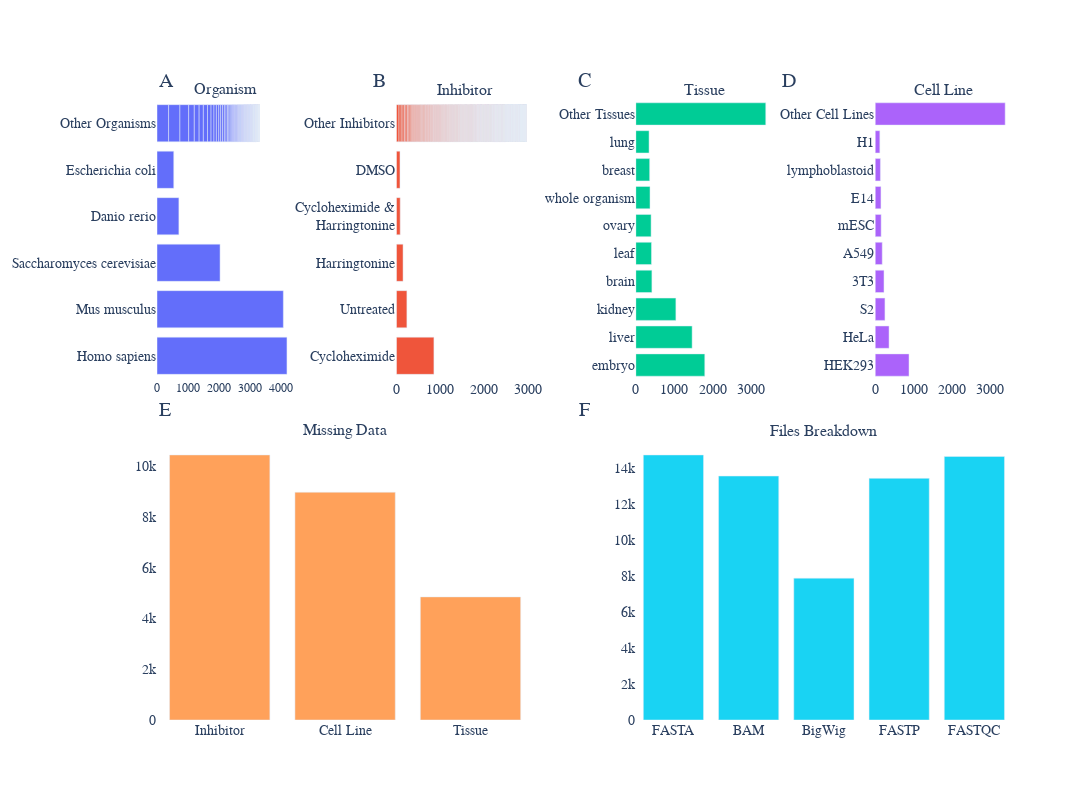

Notebook cell for this chart:
### Code cell
import plotly.graph_objects as go
from plotly.subplots import make_subplots

# Define the consistent style
plot_layout = go.Layout(
    font=dict(family="Arial", size=14),
    title_font_size=18,
    legend=dict(
        traceorder="normal",
        font=dict(family="Arial", size=12),
        bgcolor="rgba(0,0,0,0)",
        bordercolor="Black",
        borderwidth=2
    ),
    paper_bgcolor='white',
    plot_bgcolor='white',
    xaxis=dict(
        title_font=dict(family="Arial", size=16),
        tickfont=dict(family="Arial", size=12)
    ),
    yaxis=dict(
        title_font=dict(family="Arial", size=16),
        tickfont=dict(family="Arial", size=14)
    ),
    height=800,
    width=1200,
    # title_text="Metadata Breakdowns",
    showlegend=False
)

# Create a multipanel figure with consistent style
fig = make_subplots(
    rows=2,
    cols=4,
    subplot_titles=[
        "Organism",
        "Inhibitor",
        "Tissue",
        "Cell Line",
        "Missing Data","",
        "Files Breakdown",""
    ],
    vertical_spacing=0.1,
    horizontal_spacing=0.12,
    specs=[
        [{"type": "bar"}, {"type": "bar"}, {"type": "bar"}, {"type": "bar"}],
        [{"type": "bar", "colspan": 2}, {}, {"type": "bar", "colspan": 2}, {}]
    ],
    # row_titles=["Metadata Breakdowns", "Additional Information"],
)
# Add your plots to the respective subplots

fig.add_trace(plot_organism_metadata_bar(df), row=1, col=1)
fig.add_trace(plot_inhibitor(df), row=1, col=2)
fig.add_trace(plot_tissue(df), row=1, col=3)
fig.add_trace(plot_cell_line(df), row=1, col=4)
fig.add_trace(plot_missing_metadata(df), row=2, col=1)
fig.add_trace(plot_file_existence(file_existence_df), row=2, col=3)

# label plots A, B, C, D, E, F
fig.add_annotation(x=0, y=1.05, xref="paper", yref="paper", text="A", showarrow=False, font=dict(size=20))
fig.add_annotation(x=0.25, y=1.05, xref="paper", yref="paper", text="B", showarrow=False, font=dict(size=20))
fig.add_annotation(x=0.5, y=1.05, xref="paper", yref="paper", text="C", showarrow=False, font=dict(size=20))
fig.add_annotation(x=0.75, y=1.05, xref="paper", yref="paper", text="D", showarrow=False, font=dict(size=20))
fig.add_annotation(x=0, y=0.5, xref="paper", yref="paper", text="E", showarrow=False, font=dict(size=20))
fig.add_annotation(x=0.5, y=0.5, xref="paper", yref="paper", text="F", showarrow=False, font=dict(size=20))

# add consistent styling to the figure
fig.update_layout(
    plot_layout
)

fig.show()

### Figure 1 — Plotly figure (JSON) as saved in the notebook; plotly's stock layout.template omitted (floating-point values rounded to 4 significant figures; data arrays with more than 128 entries replaced by an {"elided": "..."} marker saying what was removed)
{"data": [{"name": "Organism Breakdown", "orientation": "h", "type": "bar", "x": [4188, 4071, 2032, 705, 540, 374, 365, 282, 181, 156, 136, 133, 115, 94, 78, 77, 62, 60, 59, 53, 51, 41, 40, 36, 35, 33, 32, 28, 28, 27, 24, 22, 21, 20, 20, 19, 18, 16, 16, 16, 16, 16, 14, 12, 12, 12, 12, 12, 12, 12, 12, 12, 11, 11, 10, 10, 10, 10, 10, 10, 10, 9, 9, 9, 9, 8, 8, 8, 8, 8, 7, 6, 6, 6, 6, 6, 6, 6, 6, 6, 6, 6, 6, 6, 6, 5, 5, 5, 4, 4, 4, 4, 4, 4, 4, 4, 4, 4, 4, 4, 4, 4, 4, 4, 3, 3, 3, 3, 2, 2, 2, 2, 2, 2, 2, 2, 2, 2, 2, 2, 2, 2, 1, 1, 1, 1], "xaxis": "x", "y": ["Homo sapiens", "Mus musculus", "Saccharomyces cerevisiae", "Danio rerio", "Escherichia coli", "Other Organisms", "Other Organisms", "Other Organisms", "Other Organisms", "Other Organisms", "Other Organisms", "Other Organisms", "Other Organisms", "Other Organisms", "Other Organisms", "Other Organisms", "Other Organisms", "Other Organisms", "Other Organisms", "Other Organisms", "Other Organisms", "Other Organisms", "Other Organisms", "Other Organisms", "Other Organisms", "Other Organisms", "Other Organisms", "Other Organisms", "Other Organisms", "Other Organisms", "Other Organisms", "Other Organisms", "Other Organisms", "Other Organisms", "Other Organisms", "Other Organisms", "Other Organisms", "Other Organisms", "Other Organisms", "Other Organisms", "Other Organisms", "Other Organisms", "Other Organisms", "Other Organisms", "Other Organisms", "Other Organisms", "Other Organisms", "Other Organisms", "Other Organisms", "Other Organisms", "Other Organisms", "Other Organisms", "Other Organisms", "Other Organisms", "Other Organisms", "Other Organisms", "Other Organisms", "Other Organisms", "Other Organisms", "Other Organisms", "Other Organisms", "Other Organisms", "Other Organisms", "Other Organisms", "Other Organisms", "Other Organisms", "Other Organisms", "Other Organisms", "Other Organisms", "Other Organisms", "Other Organisms", "Other Organisms", "Other Organisms", "Other Organisms", "Other Organisms", "Other Organisms", "Other Organisms", "Other Organisms", "Other Organisms", "Other Organisms", "Other Organisms", "Other Organisms", "Other Organisms", "Other Organisms", "Other Organisms", "Other Organisms", "Other Organisms", "Other Organisms", "Other Organisms", "Other Organisms", "Other Organisms", "Other Organisms", "Other Organisms", "Other Organisms", "Other Organisms", "Other Organisms", "Other Organisms", "Other Organisms", "Other Organisms", "Other Organisms", "Other Organisms", "Other Organisms", "Other Organisms", "Other Organisms", "Other Organisms", "Other Organisms", "Other Organisms", "Other Organisms", "Other Organisms", "Other Organisms", "Other Organisms", "Other Organisms", "Other Organisms", "Other Organisms", "Other Organisms", "Other Organisms", "Other Organisms", "Other Organisms", "Other Organisms", "Other Organisms", "Other Organisms", "Other Organisms", "Other Organisms", "Other Organisms", "Other Organisms", "Other Organisms"], "yaxis": "y"}, {"orientation": "h", "type": "bar", "x": {"elided": "664 int values"}, "xaxis": "x2", "y": {"elided": "664 str values"}, "yaxis": "y2"}, {"name": "Tissue Breakdown", "orientation": "h", "type": "bar", "x": [1795, 1466, 1043, 419, 408, 398, 370, 361, 345, 3382], "xaxis": "x3", "y": ["embryo", "liver", "kidney", "brain", "leaf", "ovary", "whole organism", "breast", "lung", "Other Tissues"], "yaxis": "y3"}, {"name": "Cell Line Breakdown", "orientation": "h", "type": "bar", "x": [882, 361, 254, 229, 183, 155, 150, 136, 121, 3390], "xaxis": "x4", "y": ["HEK293", "HeLa", "S2", "3T3", "A549", "mESC", "E14", "lymphoblastoid", "H1", "Other Cell Lines"], "yaxis": "y4"}, {"name": "Missing Metadata Entries", "type": "bar", "x": ["Inhibitor", "Cell Line", "Tissue"], "xaxis": "x5", "y": [10449, 8979, 4853], "yaxis": "y5"}, {"name": "File Existence", "type": "bar", "x": ["FASTA", "BAM", "BigWig", "FASTP", "FASTQC"], "xaxis": "x7", "y": [14745, 13572, 7890, 13443, 14661], "yaxis": "y7"}], "layout": {"annotations": [{"font": {"size": 16}, "showarrow": false, "text": "Organism", "x": 0.08, "xanchor": "center", "xref": "paper", "y": 1, "yanchor": "bottom", "yref": "paper"}, {"font": {"size": 16}, "showarrow": false, "text": "Inhibitor", "x": 0.36, "xanchor": "center", "xref": "paper", "y": 1, "yanchor": "bottom", "yref": "paper"}, {"font": {"size": 16}, "showarrow": false, "text": "Tissue", "x": 0.64, "xanchor": "center", "xref": "paper", "y": 1, "yanchor": "bottom", "yref": "paper"}, {"font": {"size": 16}, "showarrow": false, "text": "Cell Line", "x": 0.92, "xanchor": "center", "xref": "paper", "y": 1, "yanchor": "bottom", "yref": "paper"}, {"font": {"size": 16}, "showarrow": false, "text": "Missing Data", "x": 0.22, "xanchor": "center", "xref": "paper", "y": 0.45, "yanchor": "bottom", "yref": "paper"}, {"font": {"size": 16}, "showarrow": false, "text": "Files Breakdown", "x": 0.78, "xanchor": "center", "xref": "paper", "y": 0.45, "yanchor": "bottom", "yref": "paper"}, {"font": {"size": 20}, "showarrow": false, "text": "A", "x": 0, "xref": "paper", "y": 1.05, "yref": "paper"}, {"font": {"size": 20}, "showarrow": false, "text": "B", "x": 0.25, "xref": "paper", "y": 1.05, "yref": "paper"}, {"font": {"size": 20}, "showarrow": false, "text": "C", "x": 0.5, "xref": "paper", "y": 1.05, "yref": "paper"}, {"font": {"size": 20}, "showarrow": false, "text": "D", "x": 0.75, "xref": "paper", "y": 1.05, "yref": "paper"}, {"font": {"size": 20}, "showarrow": false, "text": "E", "x": 0, "xref": "paper", "y": 0.5, "yref": "paper"}, {"font": {"size": 20}, "showarrow": false, "text": "F", "x": 0.5, "xref": "paper", "y": 0.5, "yref": "paper"}], "font": {"family": "Arial", "size": 14}, "height": 800, "legend": {"bgcolor": "rgba(0,0,0,0)", "bordercolor": "Black", "borderwidth": 2, "font": {"family": "Arial", "size": 12}, "traceorder": "normal"}, "paper_bgcolor": "white", "plot_bgcolor": "white", "showlegend": false, "title": {"font": {"size": 18}}, "width": 1200, "xaxis": {"anchor": "y", "domain": [0, 0.16], "tickfont": {"family": "Arial", "size": 12}, "title": {"font": {"family": "Arial", "size": 16}}}, "xaxis2": {"anchor": "y2", "domain": [0.28, 0.44]}, "xaxis3": {"anchor": "y3", "domain": [0.56, 0.72]}, "xaxis4": {"anchor": "y4", "domain": [0.84, 1]}, "xaxis5": {"anchor": "y5", "domain": [0, 0.44]}, "xaxis6": {"anchor": "y6", "domain": [0.28, 0.44]}, "xaxis7": {"anchor": "y7", "domain": [0.56, 1]}, "xaxis8": {"anchor": "y8", "domain": [0.84, 1]}, "yaxis": {"anchor": "x", "domain": [0.55, 1], "tickfont": {"family": "Arial", "size": 14}, "title": {"font": {"family": "Arial", "size": 16}}}, "yaxis2": {"anchor": "x2", "domain": [0.55, 1]}, "yaxis3": {"anchor": "x3", "domain": [0.55, 1]}, "yaxis4": {"anchor": "x4", "domain": [0.55, 1]}, "yaxis5": {"anchor": "x5", "domain": [0, 0.45]}, "yaxis6": {"anchor": "x6", "domain": [0, 0.45]}, "yaxis7": {"anchor": "x7", "domain": [0, 0.45]}, "yaxis8": {"anchor": "x8", "domain": [0, 0.45]}}}
